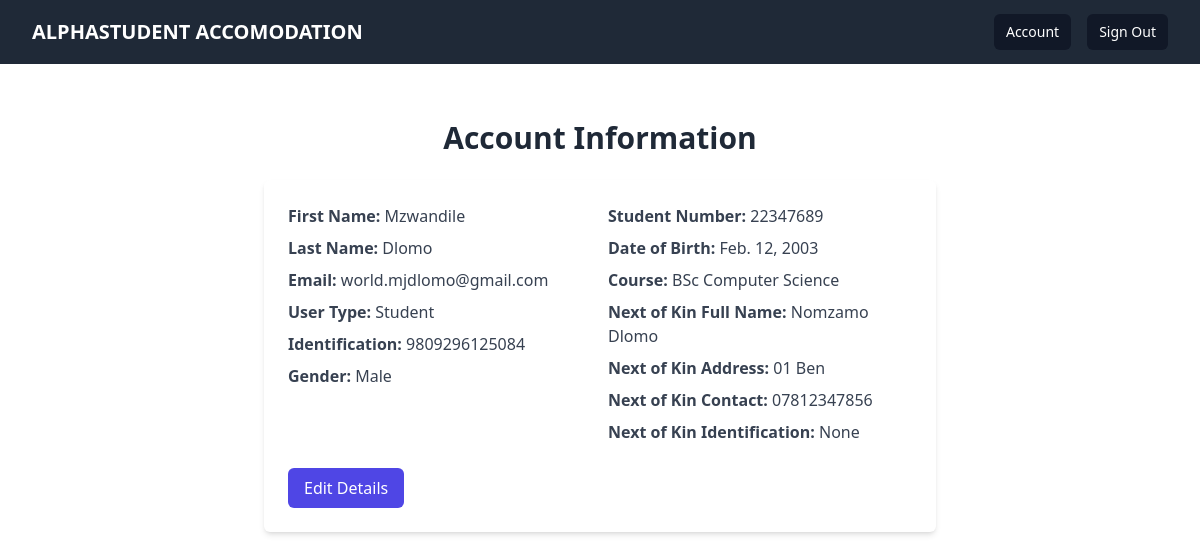
The page /accounts/ (signed in) on the database as committed earlier.
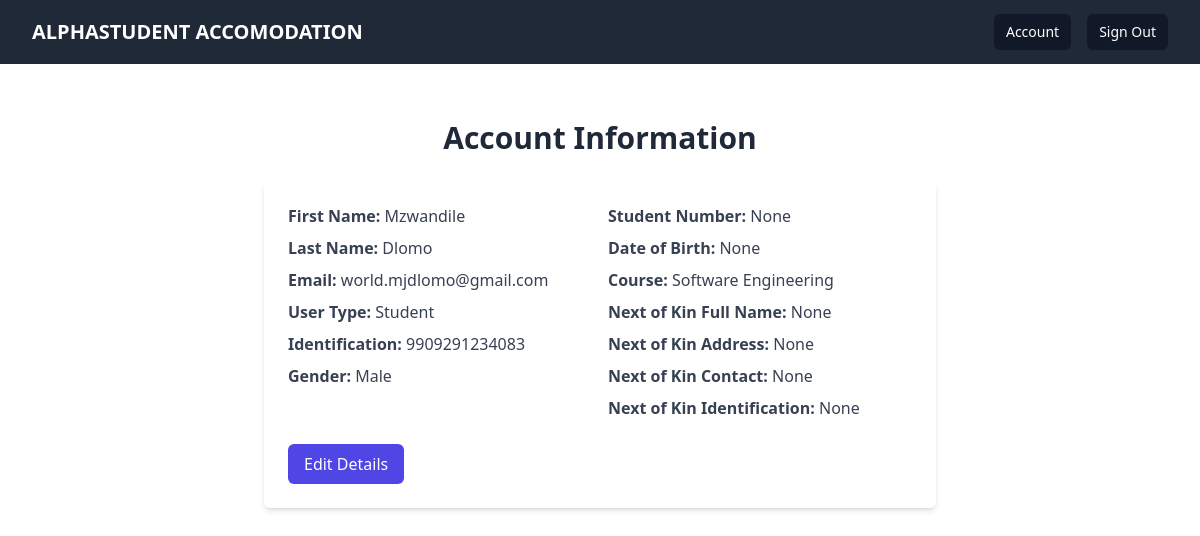
The same page on the database as committed later.
### accounts/models.py (models this page shows, shortened)
class CustomUser(AbstractUser):
    username = None
    is_accepted = models.BooleanField(default=False)
    email = models.EmailField(unique=True, verbose_name='Email Address')
    user_type = models.CharField(max_length=20, choices=(
        ('student', 'Student'),
        ('student_leader', 'Student Leader'),
        ('admin', 'Admin'),
    ), default='student')
    identification = models.CharField(max_length=20, blank=True, null=True)
    gender = models.CharField(max_length=10, choices=(
        ('male', 'Male'),
        ('female', 'Female'),
    ), blank=True, null=True)
    student_number = models.CharField(max_length=20, blank=True, null=True)
    date_of_birth = models.DateField(blank=True, null=True)
    course = models.CharField(max_length=100, blank=True, null=True)
    next_of_kin_full_name = models.CharField(max_length=100, blank=True, null=True)
    next_of_kin_address = models.CharField(max_length=200, blank=True, null=True)
    next_of_kin_contact = models.CharField(max_length=20, blank=True, null=True)
    next_of_kin_identification = models.CharField(max_length=20, blank=True, null=True)
    USERNAME_FIELD = 'email'
    REQUIRED_FIELDS = []
    objects = CustomUserManager()

### accounts/views.py (the view)
# urls.py: path('', views.account_view, name='account'),
def account_view(request):
    try:
        user = get_object_or_404(CustomUser, pk=request.user.id)
    except AttributeError:
        messages.error(request, "Error retrieving student profile. Please contact support.")
        return redirect('accounts:login')
    if request.method == 'POST':
        form = StudentForm(request.POST, instance=user)
        if form.is_valid():
            form.save()
            messages.success(request, 'Account information updated successfully!')
            return redirect('accounts:account')
    else:
        form = StudentForm(instance=user)
    context = {
        'form': form,
        'user': request.user
    }
    return render(request, 'accounts/account_page.html', context)

### accounts/templates/accounts/account_page.html (shortened to what this page needs)
{% extends 'base.html' %}
{% block content %}
<div class="container mx-auto py-8">
    <h1 class="text-3xl font-bold mb-6 text-center text-gray-800">Account Information</h1>
    {% if edit_mode %}
    <div class="max-w-2xl mx-auto bg-white shadow-md rounded-md p-6">
        <h2 class="text-xl font-bold mb-4 text-gray-800">Update Details</h2>
        <form method="POST">
            {% csrf_token %}
            {% for field in form %}
            <div class="mb-4">
                <label for="{{ field.id_for_label }}" class="block text-gray-700 font-bold mb-2">{{ field.label_tag }}</label>
                <div class="flex">
                    {{ field }}
                    {% if field.field.required %}<span class="ml-2 text-red-500">*</span>{% endif %}
                </div>
                {% if field.errors %}
                <div class="text-sm text-red-500">{{ field.errors }}</div>
                {% endif %}
            </div>
            {% endfor %}
            <button type="submit" class="w-full px-4 py-2 bg-indigo-600 text-white rounded-md hover:bg-indigo-700 focus:outline-none focus:bg-indigo-700">Update</button>
        </form>
    </div>
    {% else %}
    <div class="max-w-2xl mx-auto bg-white shadow-md rounded-md p-6">
        <div class="grid grid-cols-2 gap-4">
            <div>
                <p class="mb-2 text-gray-700"><strong>First Name:</strong> {{ user.first_name }}</p>
                <p class="mb-2 text-gray-700"><strong>Last Name:</strong> {{ user.last_name }}</p>
                <p class="mb-2 text-gray-700"><strong>Email:</strong> {{ user.email }}</p>
                <p class="mb-2 text-gray-700"><strong>User Type:</strong> {{ user.get_user_type_display }}</p>
                <p class="mb-2 text-gray-700"><strong>Identification:</strong> {{ user.identification }}</p>
                <p class="mb-2 text-gray-700"><strong>Gender:</strong> {{ user.get_gender_display }}</p>
            </div>
            <div>
                <p class="mb-2 text-gray-700"><strong>Student Number:</strong> {{ user.student_number }}</p>
                <p class="mb-2 text-gray-700"><strong>Date of Birth:</strong> {{ user.date_of_birth }}</p>
                <p class="mb-2 text-gray-700"><strong>Course:</strong> {{ user.course }}</p>
                <p class="mb-2 text-gray-700"><strong>Next of Kin Full Name:</strong> {{ user.next_of_kin_full_name }}</p>
                <p class="mb-2 text-gray-700"><strong>Next of Kin Address:</strong> {{ user.next_of_kin_address }}</p>
                <p class="mb-2 text-gray-700"><strong>Next of Kin Contact:</strong> {{ user.next_of_kin_contact }}</p>
                <p class="mb-2 text-gray-700"><strong>Next of Kin Identification:</strong> {{ user.next_of_kin_identification }}</p>
            </div>
        </div>
        <button id="editBtn" class="px-4 py-2 mt-4 bg-indigo-600 text-white rounded-md hover:bg-indigo-700 focus:outline-none focus:bg-indigo-700">Edit Details</button>
    </div>
    {% endif %}
</div>
{% endblock %}

### templates/base.html (shortened to what this page needs)
<!DOCTYPE html>
<html lang="en">
  <head>
    <script src="https://cdn.tailwindcss.com"></script>
  </head>
  <body>
    <nav class="bg-gray-800 fixed w-full z-50">
      <div class="max-w-7xl mx-auto px-4 sm:px-6 lg:px-8">
        <div class="flex items-center justify-between h-16">
          <div class="flex items-center">
            <div class="flex-shrink-0">
              <a href="{% url 'core:home' %}" class="text-white font-bold text-xl">ALPHASTUDENT ACCOMODATION</a>
            </div>
          </div>
          <div class="hidden md:block">
            <div class="ml-4 flex items-center md:ml-6">
              {% if user.is_authenticated %}
              <a href="{% url 'accounts:account' %}" class="bg-gray-900 text-white px-3 py-2 rounded-md text-sm font-medium">Account</a>
              <a href="{% url 'accounts:logout' %}" class="bg-gray-900 text-white px-3 py-2 rounded-md text-sm font-medium ml-4">Sign Out</a>
              {% else %}
              <a href="{% url 'accounts:login' %}" class="bg-gray-900 text-white px-3 py-2 rounded-md text-sm font-medium">Log In</a>
              <a href="{% url 'accounts:registration' %}" class="bg-gray-900 text-white px-3 py-2 rounded-md text-sm font-medium ml-4">Sign Up</a>
              {% endif %}
            </div>
          </div>
        </div>
      </div>
    </nav>
    <main class="pt-16">
      <div class="py-6">{% block content %} {% endblock %}</div>
    </main>
  </body>
</html>

Rows that differ between the two databases and show on the page:
changed CustomUser "Mzwandile": identification "9809296125084" → "9909291234083"; student_number "22347689" → "None"; date_of_birth "Feb. 12, 2003" → "None"; course "BSc Computer Science" → "Software Engineering"; next_of_kin_full_name "Nomzamo Dlomo" → "None"; next_of_kin_address "01 Ben" → "None"; next_of_kin_contact "07812347856" → "None"
